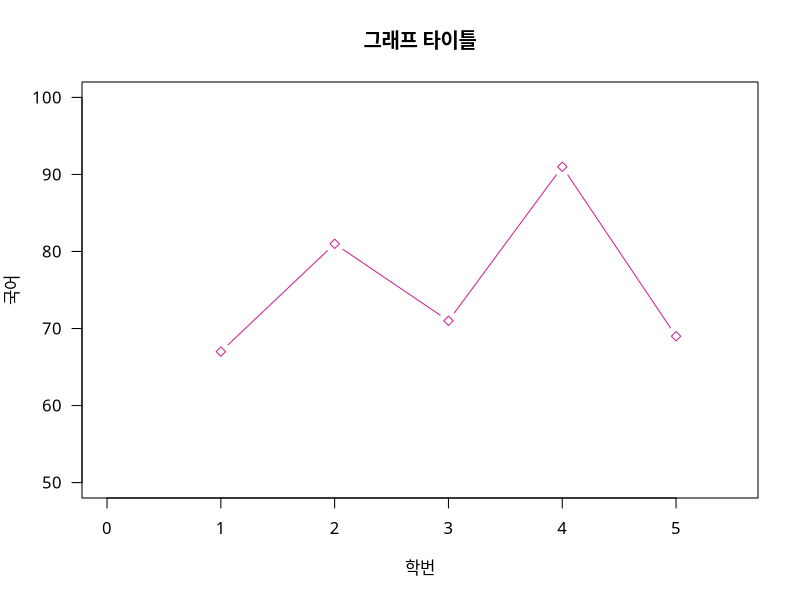
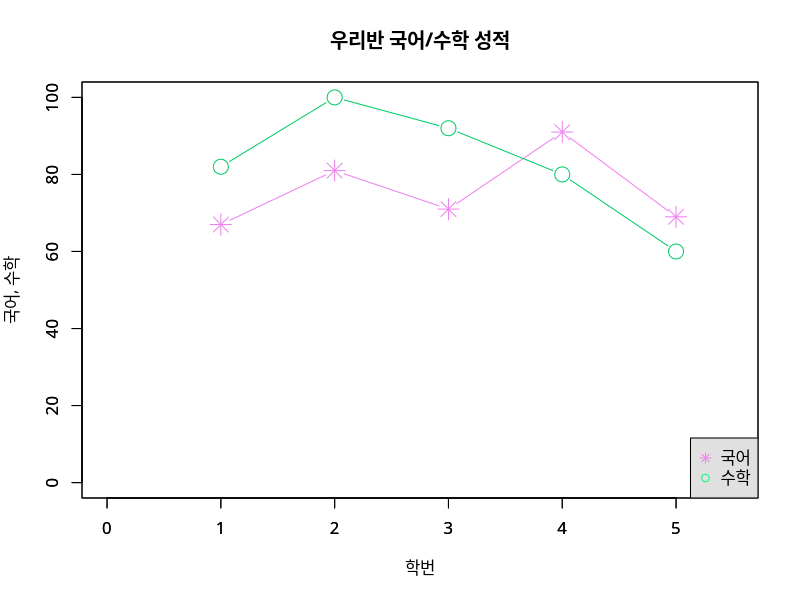

Source code (R) for these figures, in order: (Note: this script raises an error after producing the figures.)
library('ggplot2')
library('dplyr')
smdt = data.frame(stuno = 1:5,
                  Korean = sample(60:100, 5),
                  English = sample((5:10)*10,5),
                  Math = sample(50:100, 5))

# mac에서 한글 깨질 때
theme_set(theme_gray(base_family="AppleGothic"))
par(family = "AppleGothic")
??theme_set


plot(x = smdt$stuno, y = smdt$Korean,
     col = "violetred",
     cex = 1,
     las = 1,
     type = 'b',    # p, l, b, c, o, s
     xlim = c(0,5.5),
     ylim = c(50, 100),
     pch = 23,
     xlab = '학번',
     ylab = '국어',
     main = '그래프 타이틀')

?pch 
colors()

# 그래프 중첩 & 범례 #####

xl = c(0, 5.5)
yl = c(0, 100)

plot(x =  smdt$stuno, y = smdt$Korean,
     col = "violet", 
     cex =  2,
     pch = 8,
     type = 'b',
     xlim = xl,
     ylim = yl,
     xlab = '학번',
     ylab = '국어, 수학',
     main = '우리반 국어/수학 성적')

par(new = T)

plot(x = smdt$stuno, y = smdt$Math,
     col = 'springgreen3',
     cex = 2,
     pch = 21,
     type = 'b',
     xlim = xl,
     ylim = yl,
     xlab = ' ',
     ylab = ' ')

legend('bottomright',
       legend = c('국어', '수학'),
       pch = c(8, 21),
       col = c('violet', 'springgreen'),
       bg = 'grey88')


# 막대 그래프 ####

t = data %>% filter( eng > 90 ) %>% select('cls', 'gen') %>% table

barplot(t,
        beside = T, 
        horiz = T,
        border = 'darkblue',
        density = 50,
        las = 1,
        angle = 15 + 10*1:2,
        xlab = '학급별 성별',
        ylab = '영어',
        legend = rownames(t),
        col = cm.colors(4))

# rainbow(n, s = 1, v = 1, start = 0, end = max(1, n - 1)/n, alpha = 1)
# heat.colors(n, alpha = 1)
# terrain.colors(n, alpha = 1)
# topo.colors(n, alpha = 1)
# cm.colors(n, alpha = 1)


# boxplot ####
boxplot(kor~cls, data=data, col = 'lightcyan')
boxplot(kor~gen, data=data, col = 'grey88')


# histogram ####
hist(data$kor, col='ivory', labels=T, breaks = 10)


# curve ####
curve(sin, -2*pi, 3*pi,
      xname = 'x',
      xlab = 'TT',
      n = 200,
      type = 'p',
      xlim = c(-10, 10),
      ylim = c(-1, 1))


# pie #####
d = data %>% filter(kor > 90) %>% select('cls')

table(d)

pie(table(d), radius = 0.8, border = "darkblue")
pie(table(d), clockwise = T, col=c('red', 'purple', 'green', 'cyan'))



